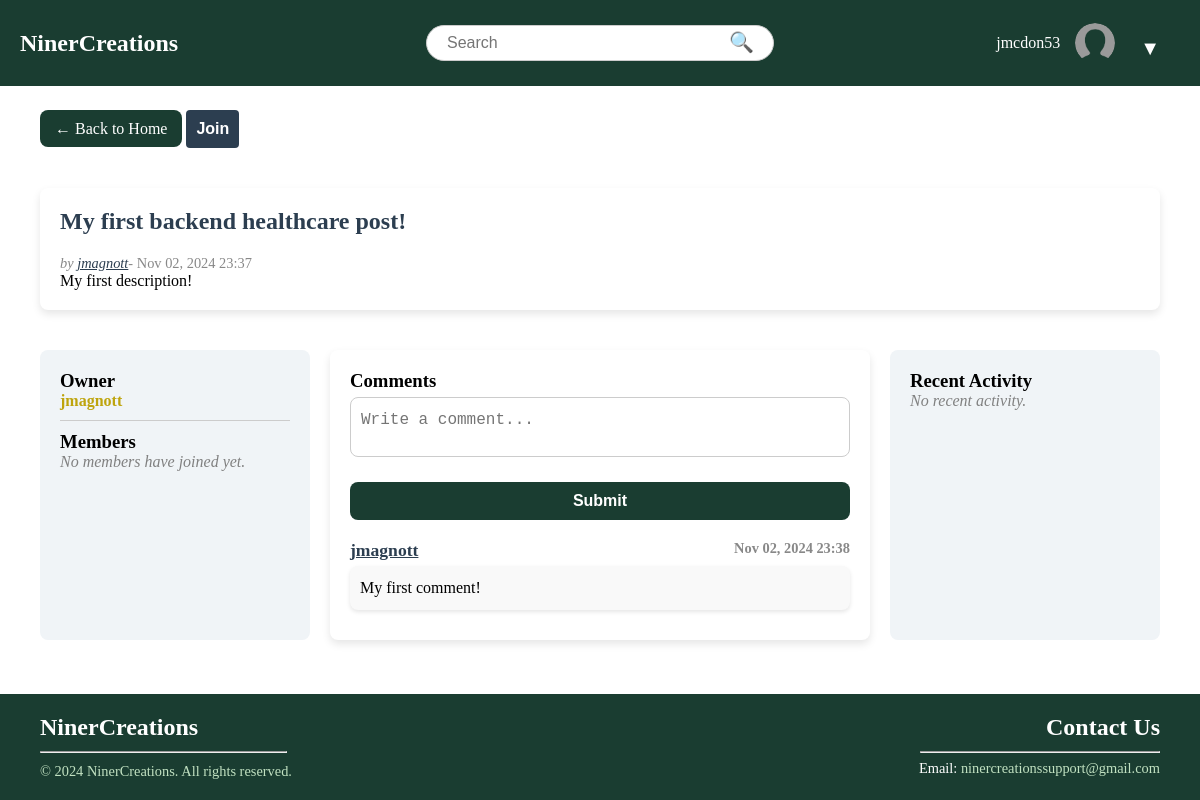
Before: /post/1/ (signed in) with the older database file.
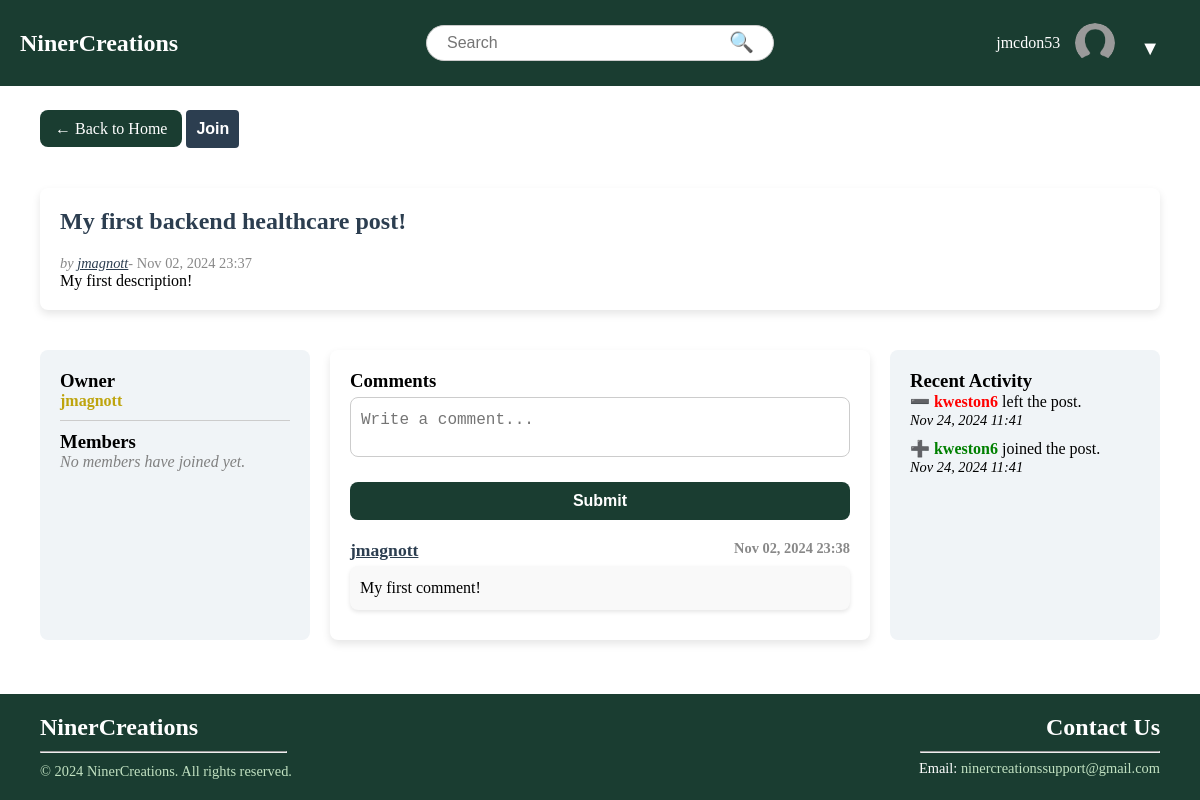
After: the same page with the newer database file.
### NinerCreations/models.py (models this page shows, shortened)
class Profile(models.Model):
    user = models.OneToOneField(User, on_delete=models.CASCADE)
    bio = models.TextField(blank=True, default='')
    profile_picture = models.ImageField(
        upload_to='profile_pictures/',
        default='profile_pictures/profile-placeholder.png'
    )

class Comment(models.Model):
    post = models.ForeignKey(Post, on_delete=models.CASCADE, related_name="comments")
    author = models.ForeignKey(User, on_delete=models.CASCADE, null=True, blank=True)
    content = models.TextField()
    created_at = models.DateTimeField(auto_now_add=True)

class Activity(models.Model):
    ACTION_CHOICES = [
        ('CREATED_ROOM', 'Created a Room'),
        ('CREATED_POST', 'Created a Post'),
    ]
    user = models.ForeignKey(User, on_delete=models.CASCADE, related_name="activities")
    action = models.CharField(max_length=20, choices=ACTION_CHOICES)
    post = models.ForeignKey(Post, on_delete=models.CASCADE, null=True, blank=True)
    comment = models.ForeignKey(Comment, on_delete=models.CASCADE, null=True, blank=True)
    timestamp = models.DateTimeField(auto_now_add=True)

### NinerCreations/views.py (the view, shortened to what this page needs)
# urls.py: path('post/<int:pk>/', views.post_detail, name='post_detail'),  # New URL pattern for post detail and comments
def post_detail(request, pk):
    post = get_object_or_404(Post, pk=pk)
    comments = post.comments.all().order_by('-created_at')  # Fetch comments associated with the post
    members = post.members.all()
    recent_activities = Activity.objects.filter(
        post=post,
        action__in=['JOINED_POST', 'LEFT_POST']
    ).order_by('-timestamp')
    return render(request, 'base/post_detail.html', {
        'post': post,
        'comments': comments,
        'members': members,  # Pass the members list to the template
        'recent_activities': recent_activities,  # Pass recent activities
    })

### NinerCreations/templates/base/post_detail.html (shortened to what the changed rows need)
{% extends "base/base.html" %}
{% block content %}
<div class="content-grid">
    <div class="pd-main">
        <div class="post-detail">
            <h2>{{ post.title }}</h2>
        </div>
    </div>
    <div class="pd-main-content">
        <div class="comment-section">
            <ul id="commentList" class="comment-list">
                {% for comment in comments %}
                    <li class="comment">
                        <div class="comment-header">
                            <strong class="comment-author"><a href="{% url 'user_profile' comment.author.id %}">{{ comment.author.username|default:"Guest" }}</a></strong>                            <span class="comment-timestamp">{{ comment.created_at|date:"M d, Y H:i" }}</span>
                        </div>
                        <div class="comment-content">
                            {{ comment.content }}
                        </div>
                    </li>
                {% endfor %}
            </ul>
        </div>
    </div>
    <div class="pd-right">
        <ul class="recent-activity-list" style="list-style: none; padding: 0; margin: 0;">
            {% for activity in recent_activities %}
                <li style="margin-bottom: 10px;">
                    {% if activity.action == 'JOINED_POST' %}
                        <span style="color: green; font-weight: bold;"> ➕ {{ activity.user.username }}</span> joined the post.
                    {% elif activity.action == 'LEFT_POST' %}
                        <span style="color: red; font-weight: bold;"> ➖ {{ activity.user.username }}</span> left the post.
                    {% endif %}
                    <br>
                    <em style="font-size: 0.9em;">{{ activity.timestamp|date:"M d, Y H:i" }}</em>
                </li>
            {% empty %}
                <li style="font-style: italic; color: gray;">No recent activity.</li>
            {% endfor %}
        </ul>
    </div>
</div>
{% endblock %}

### NinerCreations/templates/base/base.html (shortened to what this page needs)
{% load static %}
<!DOCTYPE html>
<html lang="en">
<head>
    <link rel="stylesheet" type="text/css" href="{% static 'css/styles.css' %}">
</head>
<body>
    <div class="wrapper">
        <div class="header">
            <div class="logo">
                <a href="/">
                    <h1>NinerCreations</h1>
                </a>
            </div>
            <div class="search-bar">
                <form action="/search/" method="get">
                    <input type="text" name="q" placeholder="Search" value="">
                    <button type="submit">&#128269;</button>
                </form>
            </div>
            <div class="header-right">
                {% if user.is_authenticated %}
                    <span>{{ user.username }}</span>
                    <div class="profile-container">
                        <div class="profile-picture">
                            <img src="{% if user.profile.profile_picture and user.profile.profile_picture.url %}{{ user.profile.profile_picture.url }}{% else %}{% static 'images/profile-placeholder.png' %}{% endif %}"
                                 alt="Profile Picture"
                                 style="width: 40px; height: 40px; border-radius: 50%; object-fit: cover;">
                        </div>
                        <div class="dropdown">
                            <button class="dropdown-btn">▼</button>
                        </div>
                    </div>
                {% else %}
                    <a href="{% url 'login' %}" class="login-btn">Login</a>
                {% endif %}
            </div>
        </div>
        <div class="content">
            {% block content %}
            {% endblock %}
        </div>
        {% include 'base/footer.html' %}
    </div>
</body>
</html>

Changed rows visible on the page:
added Activity: user.username "kweston6", timestamp "Nov 24, 2024 11:41"
added Activity: user.username "kweston6", timestamp "Nov 24, 2024 11:41"
Other visible differences:
text no longer shown: "No recent activity."
